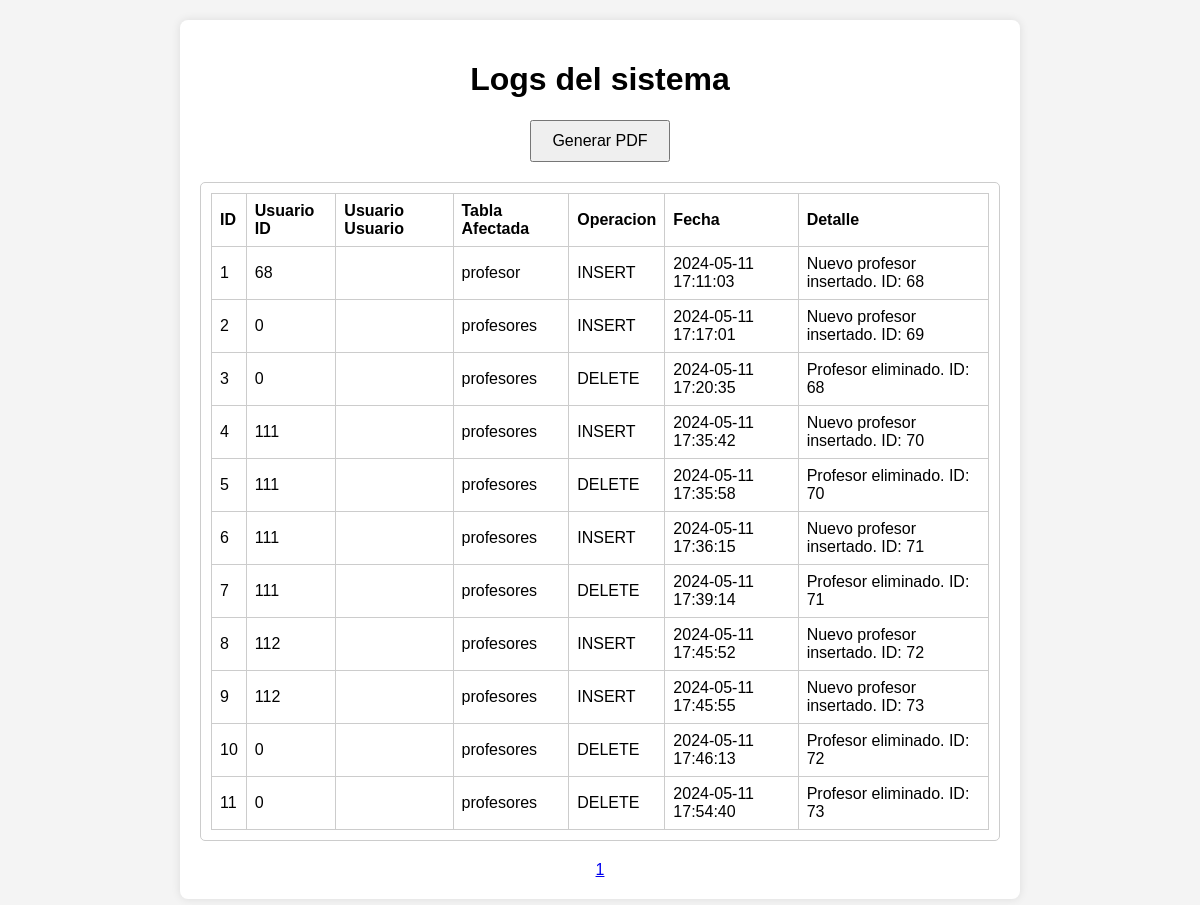
/vistas/ver_logs.php, run on an earlier commit of the app's database.
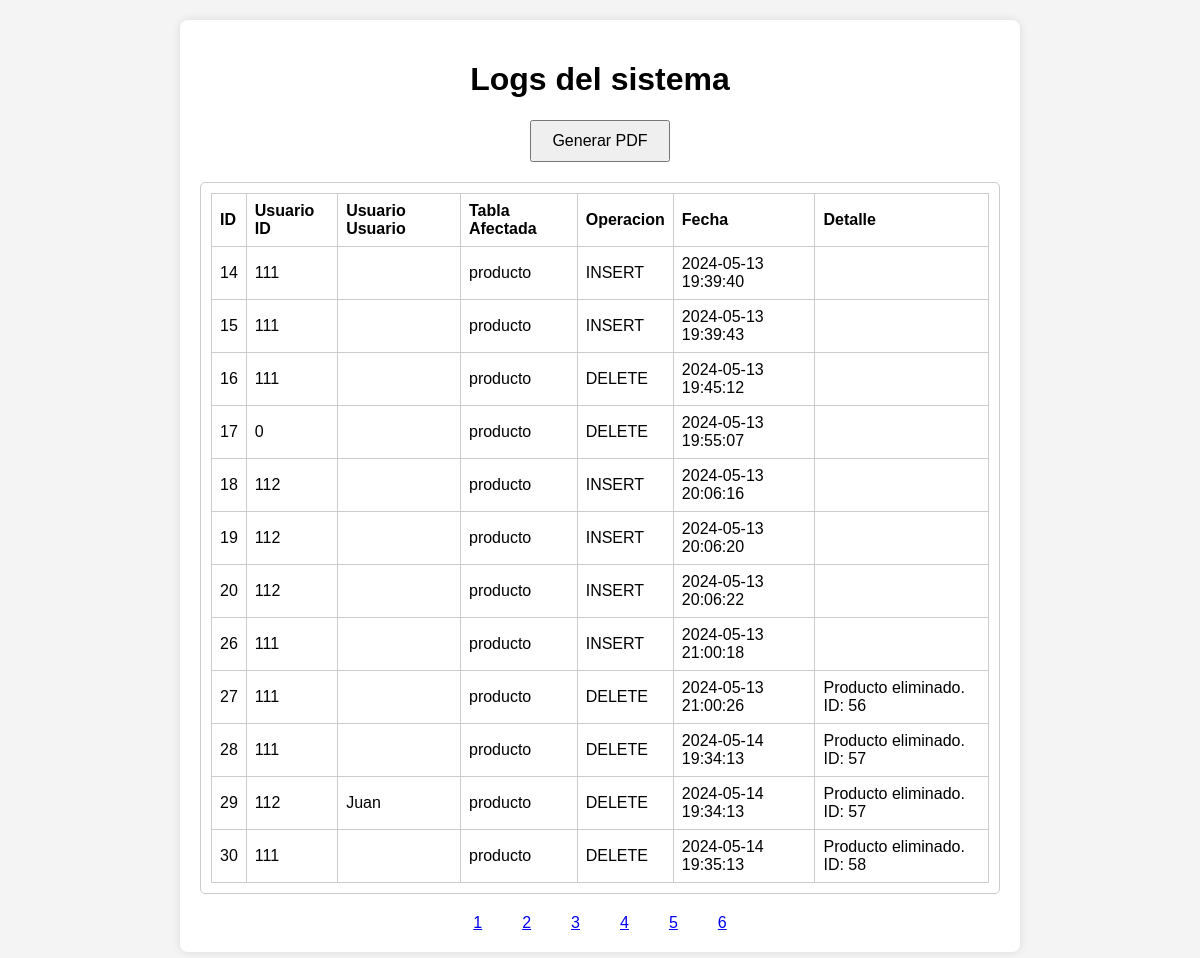
And on a later commit of the database.
### tables this page shows
CREATE TABLE `auditoria` (
  `id` int(11) NOT NULL AUTO_INCREMENT,
  `usuario_id` int(11) DEFAULT NULL,
  `usuario_usuario` varchar(20) DEFAULT NULL,
  `tabla_afectada` varchar(255) DEFAULT NULL,
  `operacion` varchar(50) DEFAULT NULL,
  `fecha` timestamp NOT NULL DEFAULT current_timestamp(),
  `detalle` text DEFAULT NULL,
  PRIMARY KEY (`id`)
);

### vistas/ver_logs.php (the view, shortened to what this page needs)
<!DOCTYPE html>
<html lang="es">
<head>
</head>
<body>
    <div class="container">
        <h1 class="title has-text-centered">Logs del sistema</h1>
        <div class="button-container">
            <form action="generar_pdf.php" method="post">
                <button type="submit" name="generate_pdf" class="button is-link is-rounded is-small">Generar PDF</button>
            </form>
        </div>
        <?php
        function mostrarLogsDesdeBD($pagina, $registrosPorPagina) {
            $hostname = 'localhost';
            $username = 'root';
            $password = '';
            $database = 'pdo';
            $conn = new mysqli($hostname, $username, $password, $database);
            $offset = ($pagina - 1) * $registrosPorPagina;
            $sql = "SELECT * FROM auditoria LIMIT $offset, $registrosPorPagina";
            $result = $conn->query($sql);
            if ($result->num_rows > 0) {
                echo '<div class="log-container">';
                echo '<table>';
                echo '<tr><th>ID</th><th>Usuario ID</th><th>Usuario Usuario</th><th>Tabla Afectada</th><th>Operacion</th><th>Fecha</th><th>Detalle</th></tr>';
                while ($row = $result->fetch_assoc()) {
                    echo '<tr>';
                    echo '<td>' . htmlspecialchars($row['id']) . '</td>';
                    echo '<td>' . htmlspecialchars($row['usuario_id']) . '</td>';
                    echo '<td>' . htmlspecialchars($row['usuario_usuario']) . '</td>';
                    echo '<td>' . htmlspecialchars($row['tabla_afectada']) . '</td>';
                    echo '<td>' . htmlspecialchars($row['operacion']) . '</td>';
                    echo '<td>' . htmlspecialchars($row['fecha']) . '</td>';
                    echo '<td>' . htmlspecialchars($row['detalle']) . '</td>';
                    echo '</tr>';
                }
                echo '</table>';
                echo '</div>';
            } else {
                echo '<p>No se encontraron registros en la base de datos.</p>';
            }
        }
        function obtenerTotalRegistros() {
            $hostname = 'localhost';
            $username = 'root';
            $password = '';
            $database = 'pdo';
            $conn = new mysqli($hostname, $username, $password, $database);
            $sql = "SELECT COUNT(*) AS total FROM auditoria";
            $result = $conn->query($sql);
            $total = 0;
            if ($result->num_rows > 0) {
                $row = $result->fetch_assoc();
                $total = $row['total'];
            }
            return $total;
        }
        $pagina = isset($_GET['pagina']) ? (int)$_GET['pagina'] : 1;
        $registrosPorPagina = 12;
        $totalRegistros = obtenerTotalRegistros();
        $Npaginas = ceil($totalRegistros / $registrosPorPagina);
        $url = 'index.php?vista=ver_logs&pagina=';
        $botones = 5;
        mostrarLogsDesdeBD($pagina, $registrosPorPagina);
        echo '<div class="button-container">';
        for ($i = max(1, $pagina - $botones); $i <= min($pagina + $botones, $Npaginas); $i++) {
            echo '<a href="' . $url . $i . '" class="button">' . $i . '</a>';
        }
        echo '</div>';
        ?>
    </div>
</body>
</html>

### vistas/ver_logs.php (style rules this page uses)
body { font-family: Arial, sans-serif; margin: 0; padding: 0; background-color: #F4F4F4; text-align: center; }
h1 { text-align: center; }
.container { max-width: 800px; margin: 20px auto; padding: 20px; background-color: #FFFFFF; border-radius: 8px; box-shadow: 0 0 10px rgba(0, 0, 0, 0.1); }
.log-container { padding: 10px; border: 1px solid #ccc; border-radius: 5px; overflow: auto; margin-top: 20px; }
table { width: 100%; border-collapse: collapse; }
table, th, td { border: 1px solid #ccc; }
th, td { padding: 8px; text-align: left; }
.button-container { text-align: center; margin-top: 20px; }
.button { padding: 10px 20px; font-size: 16px; }

What changed in the data, as far as the page shows it:
removed auditoria: id "1", usuario "68", tabla_afectada "profesor", operacion "INSERT", fecha "2024-05-11 17:11:03", detalle "Nuevo profesor insertado. ID: 68"
removed auditoria: id "2", usuario "0", tabla_afectada "profesores", operacion "INSERT", fecha "2024-05-11 17:17:01", detalle "Nuevo profesor insertado. ID: 69"
removed auditoria: id "3", usuario "0", tabla_afectada "profesores", operacion "DELETE", fecha "2024-05-11 17:20:35", detalle "Profesor eliminado. ID: 68"
removed auditoria: id "4", usuario "111", tabla_afectada "profesores", operacion "INSERT", fecha "2024-05-11 17:35:42", detalle "Nuevo profesor insertado. ID: 70"
removed auditoria: id "5", usuario "111", tabla_afectada "profesores", operacion "DELETE", fecha "2024-05-11 17:35:58", detalle "Profesor eliminado. ID: 70"
removed auditoria: id "6", usuario "111", tabla_afectada "profesores", operacion "INSERT", fecha "2024-05-11 17:36:15", detalle "Nuevo profesor insertado. ID: 71"
removed auditoria: id "7", usuario "111", tabla_afectada "profesores", operacion "DELETE", fecha "2024-05-11 17:39:14", detalle "Profesor eliminado. ID: 71"
removed auditoria: id "8", usuario "112", tabla_afectada "profesores", operacion "INSERT", fecha "2024-05-11 17:45:52", detalle "Nuevo profesor insertado. ID: 72"
removed auditoria: id "9", usuario "112", tabla_afectada "profesores", operacion "INSERT", fecha "2024-05-11 17:45:55", detalle "Nuevo profesor insertado. ID: 73"
removed auditoria: id "10", usuario "0", tabla_afectada "profesores", operacion "DELETE", fecha "2024-05-11 17:46:13", detalle "Profesor eliminado. ID: 72"
removed auditoria: id "11", usuario "0", tabla_afectada "profesores", operacion "DELETE", fecha "2024-05-11 17:54:40", detalle "Profesor eliminado. ID: 73"
added auditoria: id "14", usuario "111", tabla_afectada "producto", operacion "INSERT", fecha "2024-05-13 19:39:40"
added auditoria: id "15", usuario "111", tabla_afectada "producto", operacion "INSERT", fecha "2024-05-13 19:39:43"
added auditoria: id "16", usuario "111", tabla_afectada "producto", operacion "DELETE", fecha "2024-05-13 19:45:12"
added auditoria: id "17", usuario "0", tabla_afectada "producto", operacion "DELETE", fecha "2024-05-13 19:55:07"
added auditoria: id "18", usuario "112", tabla_afectada "producto", operacion "INSERT", fecha "2024-05-13 20:06:16"
added auditoria: id "19", usuario "112", tabla_afectada "producto", operacion "INSERT", fecha "2024-05-13 20:06:20"
added auditoria: id "20", usuario "112", tabla_afectada "producto", operacion "INSERT", fecha "2024-05-13 20:06:22"
added auditoria: id "26", usuario "111", tabla_afectada "producto", operacion "INSERT", fecha "2024-05-13 21:00:18"
added auditoria: id "27", usuario "111", tabla_afectada "producto", operacion "DELETE", fecha "2024-05-13 21:00:26", detalle "Producto eliminado. ID: 56"
added auditoria: id "28", usuario "111", tabla_afectada "producto", operacion "DELETE", fecha "2024-05-14 19:34:13", detalle "Producto eliminado. ID: 57"
added auditoria: id "29", usuario "112", usuario_usuario "Juan", tabla_afectada "producto", operacion "DELETE", fecha "2024-05-14 19:34:13", detalle "Producto eliminado. ID: 57"
added auditoria: id "30", usuario "111", tabla_afectada "producto", operacion "DELETE", fecha "2024-05-14 19:35:13", detalle "Producto eliminado. ID: 58"
Also different on the page:
new list line: "2"
new list line: "3"
new list line: "4"
new list line: "5"
new list line: "6"
